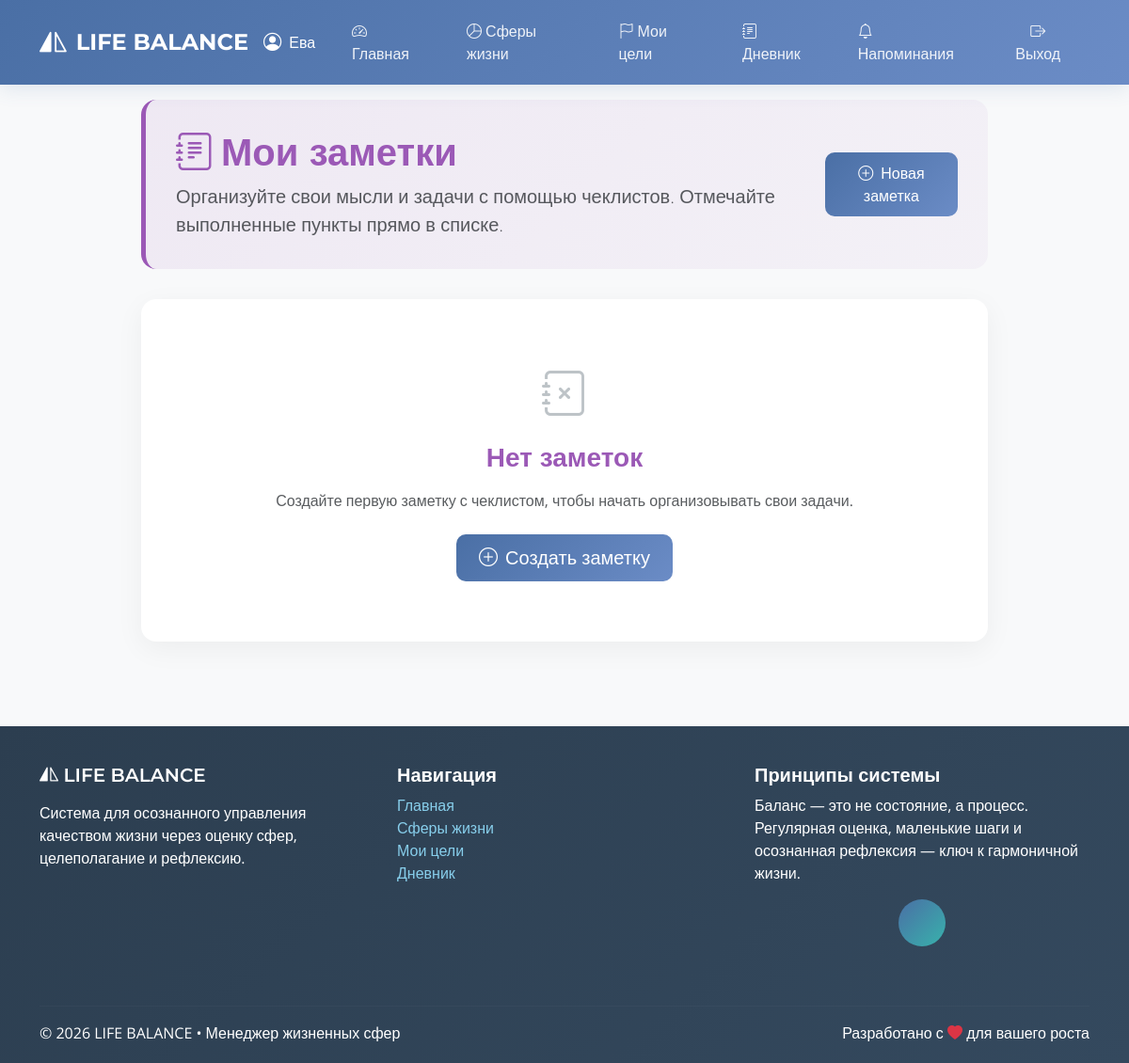
Page /notes/ (signed in) on the earlier database version.
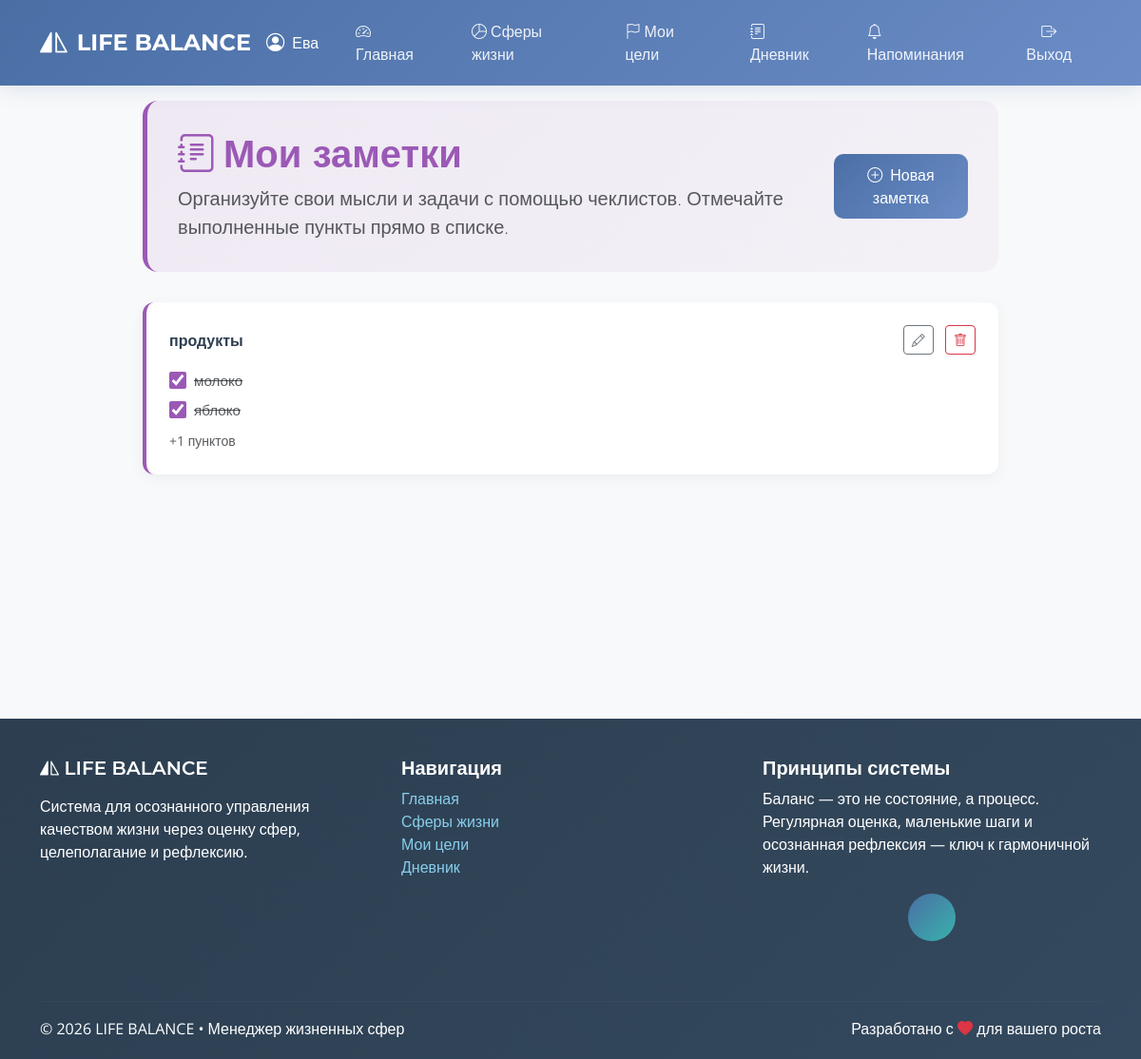
Same page on the later database version.
### lifemanager/models.py (models this page shows, shortened)
class Note(models.Model):
    id = models.UUIDField(primary_key=True, default=uuid.uuid4, editable=False)
    title = models.CharField(max_length=100, verbose_name="Заголовок")
    user = models.ForeignKey(User, on_delete=models.CASCADE)
    created_at = models.DateTimeField(auto_now_add=True, verbose_name="Дата создания")
    class Meta:
        verbose_name = "Заметка"
        verbose_name_plural = "Заметки"
        ordering = ['-created_at']

class NoteItem(models.Model):
    id = models.UUIDField(primary_key=True, default=uuid.uuid4, editable=False)
    note = models.ForeignKey(Note, related_name='items', on_delete=models.CASCADE)
    text = models.CharField(max_length=200, verbose_name="Текст пункта")
    is_completed = models.BooleanField(default=False, verbose_name="Выполнено")
    class Meta:
        verbose_name = "Пункт заметки"
        verbose_name_plural = "Пункты заметок"

### lifemanager/views.py (the view)
# urls.py: path('notes/', views.note_list, name='note_list'),
@login_required
def note_list(request):
    notes = Note.objects.filter(user=request.user).prefetch_related('items').order_by('-created_at')
    return render(request, 'notes/note_list.html', {'notes': notes})

### lifemanager/context_processors.py (called while the page is built)
def reminders(request):
    if request.user.is_authenticated:
        reminders_list = []
        for r in Reminder.objects.filter(user=request.user, is_enabled=True):
            reminder_dict = {
                'id': str(r.id),
                'type': r.type,
                'time': r.time.strftime('%H:%M') if r.time else '',
                'goal': None,
                'sphere': None,
            }
            if r.goal:
                reminder_dict['goal'] = {
                    'id': str(r.goal.id),
                    'title': r.goal.title
                }
            if r.sphere:
                reminder_dict['sphere'] = {
                    'id': str(r.sphere.id),
                    'title': r.sphere.title
                }
            reminders_list.append(reminder_dict)
        return {'active_reminders': reminders_list}
    return {'active_reminders': []}

### lifemanager/templatetags/json_extras.py (called while the page is built)
@register.filter(name='safe_json')
def safe_json(value):
    if value is None:
        return 'null'
    return mark_safe(json.dumps(value, cls=CustomJSONEncoder))

### lifemanager/templates/notes/note_list.html (shortened to what this page needs)
{% extends 'base.html' %}
{% block content %}
<div class="notes-container fade-in">
    <div class="notes-header">
        <div class="d-flex justify-content-between align-items-center">
            <div>
                <h1 class="display-6 fw-bold mb-2" style="color: #9b59b6;">
                    <i class="bi bi-journal-text me-2"></i>Мои заметки
                </h1>
                <p class="lead mb-0 text-muted">
                    Организуйте свои мысли и задачи с помощью чеклистов.
                    Отмечайте выполненные пункты прямо в списке.
                </p>
            </div>
            <a href="{% url 'create_note' %}" class="btn btn-primary">
                <i class="bi bi-plus-circle me-2"></i>Новая заметка
            </a>
        </div>
    </div>
    {% if notes %}
        {% for note in notes %}
        <div class="note-card">
            <div class="note-title">
                <span>{{ note.title }}</span>
                <div>
                    <a href="{% url 'edit_note' note.id %}" class="btn btn-sm btn-outline-secondary me-2">
                        <i class="bi bi-pencil"></i>
                    </a>
                    <a href="{% url 'delete_note' note.id %}" class="btn btn-sm btn-outline-danger">
                        <i class="bi bi-trash"></i>
                    </a>
                </div>
            </div>
            {% for item in note.items.all|slice:":2" %}
            <div class="note-preview-item">
                <input type="checkbox"
                       class="note-preview-checkbox"
                       {% if item.is_completed %}checked{% endif %}
                       onclick="toggleNoteItem('{{ note.id }}', '{{ item.id }}', this.checked)">
                <span class="{% if item.is_completed %}text-decoration-line-through text-muted{% endif %}">
                    {{ item.text }}
                </span>
            </div>
            {% endfor %}
            {% if note.items.count > 2 %}
            <div class="mt-2">
                <small class="text-muted">+{{ note.items.count|add:"-2" }} пунктов</small>
            </div>
            {% endif %}
        </div>
        {% endfor %}
    {% else %}
        <div class="empty-notes">
            <div class="mb-3">
                <i class="bi bi-journal-x" style="font-size: 3rem; color: #bdc3c7;"></i>
            </div>
            <h3 class="mb-3" style="color: #9b59b6;">Нет заметок</h3>
            <p class="text-muted mb-4">
                Создайте первую заметку с чеклистом, чтобы начать организовывать свои задачи.
            </p>
            <a href="{% url 'create_note' %}" class="btn btn-primary btn-lg">
                <i class="bi bi-plus-circle me-2"></i>Создать заметку
            </a>
        </div>
    {% endif %}
</div>
{% endblock %}

Differences in the rows shown:
added Note: title "продукты", items.count|add "1"
added NoteItem: is_completed "☑", text "молоко"
added NoteItem: is_completed "☑", text "яблоко"
Other differences:
text no longer shown: "Нет заметок Создайте первую заметку с чеклистом, чтобы начать организовывать свои задачи. Создать заметку"
